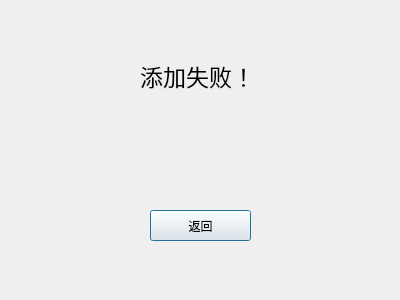
<?xml version="1.0" encoding="UTF-8"?>
<ui version="4.0">
 <class>AddFail</class>
 <widget class="QDialog" name="AddFail">
  <property name="geometry">
   <rect>
    <x>0</x>
    <y>0</y>
    <width>400</width>
    <height>300</height>
   </rect>
  </property>
  <property name="windowTitle">
   <string>Dialog</string>
  </property>
  <widget class="QLabel" name="label">
   <property name="geometry">
    <rect>
     <x>140</x>
     <y>50</y>
     <width>151</width>
     <height>51</height>
    </rect>
   </property>
   <property name="font">
    <font>
     <pointsize>17</pointsize>
    </font>
   </property>
   <property name="text">
    <string>添加失败！</string>
   </property>
  </widget>
  <widget class="QPushButton" name="pushButton">
   <property name="geometry">
    <rect>
     <x>150</x>
     <y>210</y>
     <width>101</width>
     <height>31</height>
    </rect>
   </property>
   <property name="text">
    <string>返回</string>
   </property>
  </widget>
  <widget class="QLabel" name="label_2">
   <property name="geometry">
    <rect>
     <x>1</x>
     <y>-6</y>
     <width>401</width>
     <height>311</height>
    </rect>
   </property>
   <property name="text">
    <string/>
   </property>
  </widget>
  <zorder>label_2</zorder>
  <zorder>label</zorder>
  <zorder>pushButton</zorder>
 </widget>
 <resources/>
 <connections/>
</ui>
